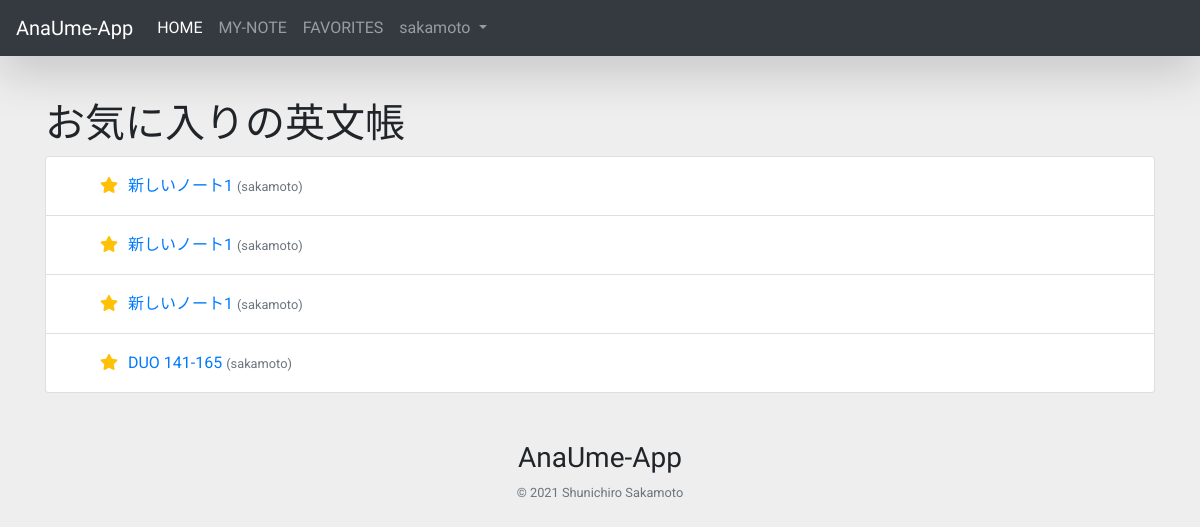
The app's page /favorite (signed in), older data.
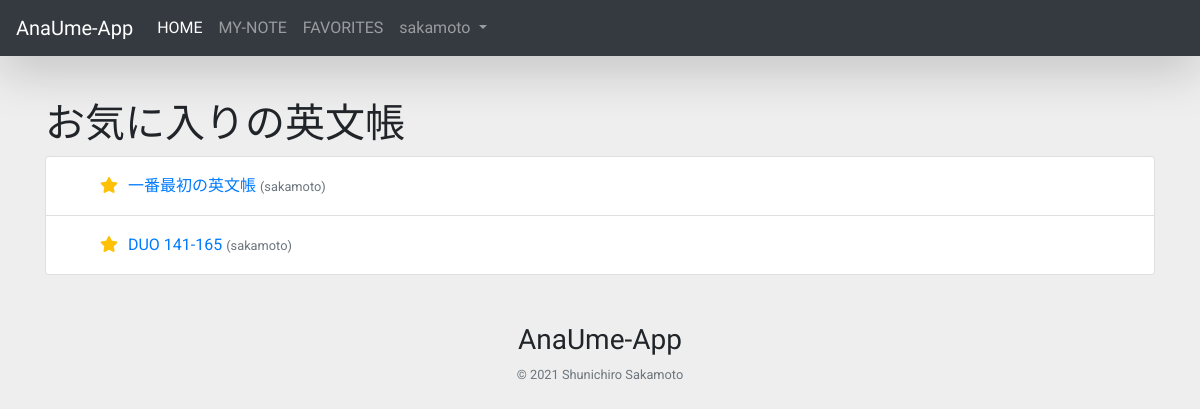
The same page, newer data.
### main/models.py (models this page shows)
class Fav(models.Model):
    user = models.ForeignKey(User, on_delete=models.CASCADE)
    note = models.ForeignKey(Note, on_delete=models.CASCADE)
    created_at = models.DateTimeField('作成日時', auto_now_add=True)

class Note(models.Model):
    user = models.ForeignKey(User, on_delete=models.SET_NULL, null=True)
    title = models.CharField('題名', max_length=20)

### main/views.py (the view)
# urls.py: path('favorite', views.favorite, name='favorite'),
@login_required
def favorite(request):
    data = {
        'favs': Fav.objects.filter(user=request.user).order_by('-created_at')
    }
    return render(request, 'main/favorite.html', data)

### templates/main/favorite.html (shortened to what this page needs)
{% extends "base.html" %}
{% load i18n static %}
{% load django_bootstrap5 %}
{% block content %}
    <h1>お気に入りの英文帳</h1>
    <ul class="list-group">
        {% for fav in favs %}
            <li class="list-group-item px-5 py-3">
                <button class="btn-fav border-0" formaction="{% url 'main:fav_note' note_id=fav.note.id %}">
                    <i class="fas fa-star"></i>
                </button>
                <a href="{% url 'main:note' fav.note.id %}">{{ fav.note.title }}</a>
                <small class="text-muted">({{ fav.note.user.username }})</small>
            </li>
        {% endfor %}
    </ul>
{% endblock content %}

### templates/base.html (shortened to what this page needs)
{% load i18n static %}
{% load bootstrap_icons %}
<!DOCTYPE html>{% get_current_language as LANGUAGE_CODE %}
<html lang="{{ LANGUAGE_CODE|default:"en-us" }}">
<head>
    <link rel="stylesheet" href="{% static 'css/bootstrap.min.css' %}">
    <link rel="stylesheet" href="{% static 'css/base.css' %}">
    <link rel="stylesheet" href="https://use.fontawesome.com/releases/v5.15.3/css/all.css"
>
</head>
<body>
<nav class="navbar navbar-expand-lg navbar-dark bg-dark fixed-top shadow-lg">
    <a class="navbar-brand" href="{% url 'main:index' %}">AnaUme-App</a>
    <div class="collapse navbar-collapse" id="navbarSupportedContent">
        <ul class="navbar-nav mr-auto">
            <li class="nav-item active">
                <a class="nav-link" href="{% url 'main:index' %}">HOME</a>
            </li>
            {% if user.is_anonymous %}
                <li class="nav-item">
                    <a class="nav-link" href="{% url 'account:login' %}">LOGIN</a>
                </li>
                <li class="nav-item">
                    <a class="nav-link" href="{% url 'account:signup' %}">SIGNUP</a>
                </li>
            {% else %}
                <li class="nav-item">
                    <a class="nav-link" href="{% url 'main:mynote' %}">MY-NOTE</a>
                </li>
                <li class="nav-item">
                    <a class="nav-link" href="{% url 'main:favorite' %}">FAVORITES</a>
                </li>
                <li class="nav-item dropdown">
                    <a class="nav-link dropdown-toggle" href="#" id="navbarDropdown" role="button"
                       data-toggle="dropdown"
                       aria-haspopup="true" aria-expanded="false">
                        {{ user.username }}
                    </a>
                </li>
            {% endif %}
        </ul>
    </div>
</nav>
<div class="container">
    <div class="row mx-auto w-100 d-flex flex-column">
        {% block content %}{% endblock %}
    </div>
    <footer class="pt-4 mx-auto my-md-4 pt-md-4 row mt-4">
        <div class="col-12 text-center">
            <h3 class="logo">AnaUme-App</h3>
            <small class="d-block mb-3 text-muted">© 2021 Shunichiro Sakamoto</small>
        </div>
    </footer>
</div>
</body>
</html>

### static/css/base.css (style rules this page uses)
body { padding-top: 100px; background-color: #eeeeee; }
.container { display: flex; flex-wrap: wrap; font-family: 'Roboto', sans-serif; }
.navbar, .logo { font-family: 'Quicksand', sans-serif; }
.btn-fav { border: #6c757d solid 2px; border-radius: 8px; background: #ffffff; color: #ffc107; cursor: pointer; opacity: 1; transition: all 0.2s; }

Row changes from the older to the newer data that the page shows:
removed Fav: note "新しいノート1", note.user.username "sakamoto"
removed Fav: note "新しいノート1", note.user.username "sakamoto"
removed Fav: note "新しいノート1", note.user.username "sakamoto"
added Fav: note "一番最初の英文帳", note.user.username "sakamoto"
